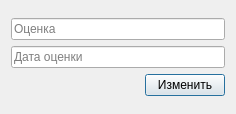
<?xml version="1.0" encoding="UTF-8"?>
<ui version="4.0">
 <class>EditProgressDialog</class>
 <widget class="QDialog" name="EditProgressDialog">
  <property name="geometry">
   <rect>
    <x>0</x>
    <y>0</y>
    <width>236</width>
    <height>114</height>
   </rect>
  </property>
  <property name="windowTitle">
   <string>Dialog</string>
  </property>
  <layout class="QGridLayout" name="gridLayout">
   <item row="0" column="0">
    <layout class="QVBoxLayout" name="verticalLayout_2">
     <item>
      <layout class="QVBoxLayout" name="verticalLayout">
       <item>
        <widget class="QLineEdit" name="scoreLine">
         <property name="placeholderText">
          <string>Оценка</string>
         </property>
        </widget>
       </item>
       <item>
        <widget class="QLineEdit" name="dateScoreLine">
         <property name="placeholderText">
          <string>Дата оценки</string>
         </property>
        </widget>
       </item>
      </layout>
     </item>
     <item>
      <layout class="QHBoxLayout" name="horizontalLayout">
       <item>
        <spacer name="horizontalSpacer">
         <property name="orientation">
          <enum>Qt::Horizontal</enum>
         </property>
         <property name="sizeHint" stdset="0">
          <size>
           <width>40</width>
           <height>20</height>
          </size>
         </property>
        </spacer>
       </item>
       <item>
        <widget class="QPushButton" name="editProgressButton">
         <property name="text">
          <string>Изменить</string>
         </property>
        </widget>
       </item>
      </layout>
     </item>
    </layout>
   </item>
  </layout>
 </widget>
 <resources/>
 <connections/>
</ui>
